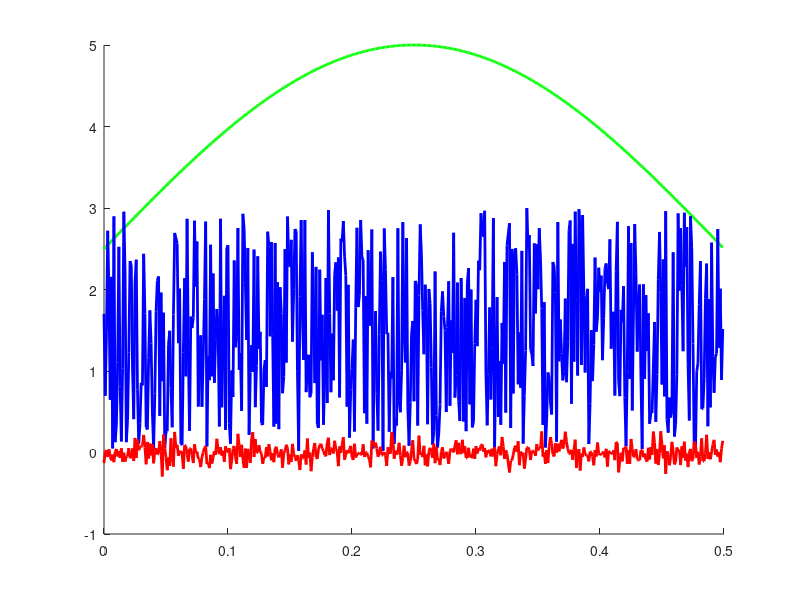

Write MATLAB code to recreate this figure. (Note: this script raises an error after producing the figure.)
clc
clear
close all
set(0,'DefaultLineLineWidth',2)
%% TIMES ARE IN SECONDS BY DEFAULT
dt = 1e-3;
ms2samples = @(t_ms) floor((t_ms/dt)*(1e-3));
sec2samples = @(t_ms) floor((t_ms/dt));


%% Filler functions i'd want to construct stimulu file

%default params
preTimeDefault = 0.5;
postTimeDefault = 0.5;


%% Channel definitions - pulled from 2020.01.15.MBm04_awake3

% ? trigger (002 trig0)
% ? trigger (003 trig1)
% ? trigger (004 trig2)

% uWhisk (005 ugalv)
% uOpto (006 uopto)

% FR target (010 yRef)

%Thesse are one 4D vector, {0,1}

% ? Feedback Ctrl Gate (012 gate 0)
% ? Feedback Estim. Gate (013 gate1)
% ? Lock Stim Gate (014 gate2)
% ? Add Noise Gate (015 gate3)


%opto_noise ON (implies)-> CL gate OFF
%%
i2t = @(i) (i-1)*dt;
len2t = @(len) 0:dt:((len-1)*dt);

fOFF = @(len,params) zeros(1,len);

wClip = [-5,5]
clipFun = @(x,xmin,xmax) min(max(x,xmin),xmax);


optoNoiseMag = 3;
optoNoiseFun = @(len,mag) mag*rand(1,len);
optoNoiseFunDefault = @(len, ~) optoNoiseFun(len, optoNoiseMag);

whiskerNoiseMag = .1;
whiskerNoiseFun = @(len,mag) clipFun(mag*randn(1,len), wClip(1),wClip(2));
whiskerNoiseFunDefault = @(len, ~) whiskerNoiseFun(len,whiskerNoiseMag);

sinRaised = @(t) (sin(t)+1)/2;
sineFun = @(len,mag,freq) mag*sinRaised(2*pi*freq*len2t(len));

len=500
t = len2t(len);

figure(1)
clf
hold on
plot(t,sineFun(len,5,1),'g')
plot(t,optoNoiseFun(len,3),'b')
plot(t,whiskerNoiseFun(len,.1),'r')

hold off

%% construct dictionaries
array2cell = @(ary) arrayfun(@(a) {a}, ary);
buildConditionCell = @(cNameAry) array2cell(struct('conditionName',cNameAry));

ChannelMap = containers.Map()
ChannelMap('whisk') = 5;
ChannelMap('opto') = 6;

ColorsMap = containers.Map()
ColorsMap('whisk') = [1,.5,.5];
ColorsMap('opto') = [.3,.5,1];

fillStruct = @(Obj) fillColorChannel(Obj, ColorsMap, ChannelMap);

%% construct condition-specific dictionaries
offStruct = struct('function',fOFF);

whiskSweepStruct.function = whiskerNoiseFun;
whiskSweepStruct.type = 'whisk';
whiskSweepStruct = fillStruct(whiskSweepStruct);

whiskStruct.function = whiskerNoiseFunDefault
whiskStruct.type = 'whisk'
whiskStruct = fillStruct(whiskStruct);

optoNoiseStruct.function = optoNoiseFunDefault;
optoNoiseStruct.type = 'opto';
optoNoiseStruct = fillStruct(optoNoiseStruct);

ConditionStructMap = containers.Map()
ConditionStructMap('OFF') = offStruct;
ConditionStructMap('whisk_ON') = whiskStruct;
ConditionStructMap('whiskSweep_ON') = whiskSweepStruct;
ConditionStructMap('optoNoise_ON') = optoNoiseStruct;


getColor = @(name) ColorsMap(ConditionStructMap(name).type);


%% Phase 1A: Whisker Calibration

cond_1a = {'whiskSweep_ON'}
w_mags_sweep = num2cell([1,2,3,4,5]/5); 

%binding conditions and params should be different than binding conditions?
sweep = struct('conditionName',cond_1a,'params',w_mags_sweep);
sweepConditions = array2cell(sweep);

%%
Phase1A.title = 'Phase 1A: Whisker Calibration Sweep';
Phase1A.times = [0.5, 5.0, 0.5];
Phase1A.times = [2, 2, 2];

Phase1A.trialLength = sum(Phase1A.times)
Phase1A.nreps = 10;
Phase1A.dt = dt;

Phase1A.conditions = sweepConditions;
Phase1A.nCond = length(sweepConditions);
[ Phase1A ] = generateStimuli( Phase1A, ConditionStructMap ,ChannelMap,ColorsMap);

figure(2)
clf
plotExptPhase(Phase1A)

set(gcf,'Position',[144   563   676   242])

%% Phase 1B: Identification stimulus
Phase1B.title = 'Phase 1B: Whisker & Opto Identification Stimulus';

whisk_cond = buildConditionCell({'whisk_OFF','whisk_ON'});
opto_noise_cond = buildConditionCell({'optoNoise_OFF','optoNoise_ON'});
Phase1B.options = {opto_noise_cond, whisk_cond};


TimeMap1B = containers.Map();
TimeMap1B('whisk') = [0.1, 5.8 , 0.1];
TimeMap1B('opto') = [1, 4, 1];

Phase1B.times = TimeMap;%[0.5, 5.0, 0.5];
Phase1B.trialLength = sum(TimeMap('whisk'));

Phase1B.nreps = 10;
Phase1B.dt = dt;

[ Phase1B.conditions, Phase1B.nCond ] = combineConditionsMulti(Phase1B.options);
[ Phase1B ] = generateStimuli( Phase1B, ConditionStructMap ,ChannelMap,ColorsMap);

figure(3)
clf
plotExptPhase(Phase1B)
set(gcf,'Position',[   144   171   676   318])


%% Phase 2A: Control
